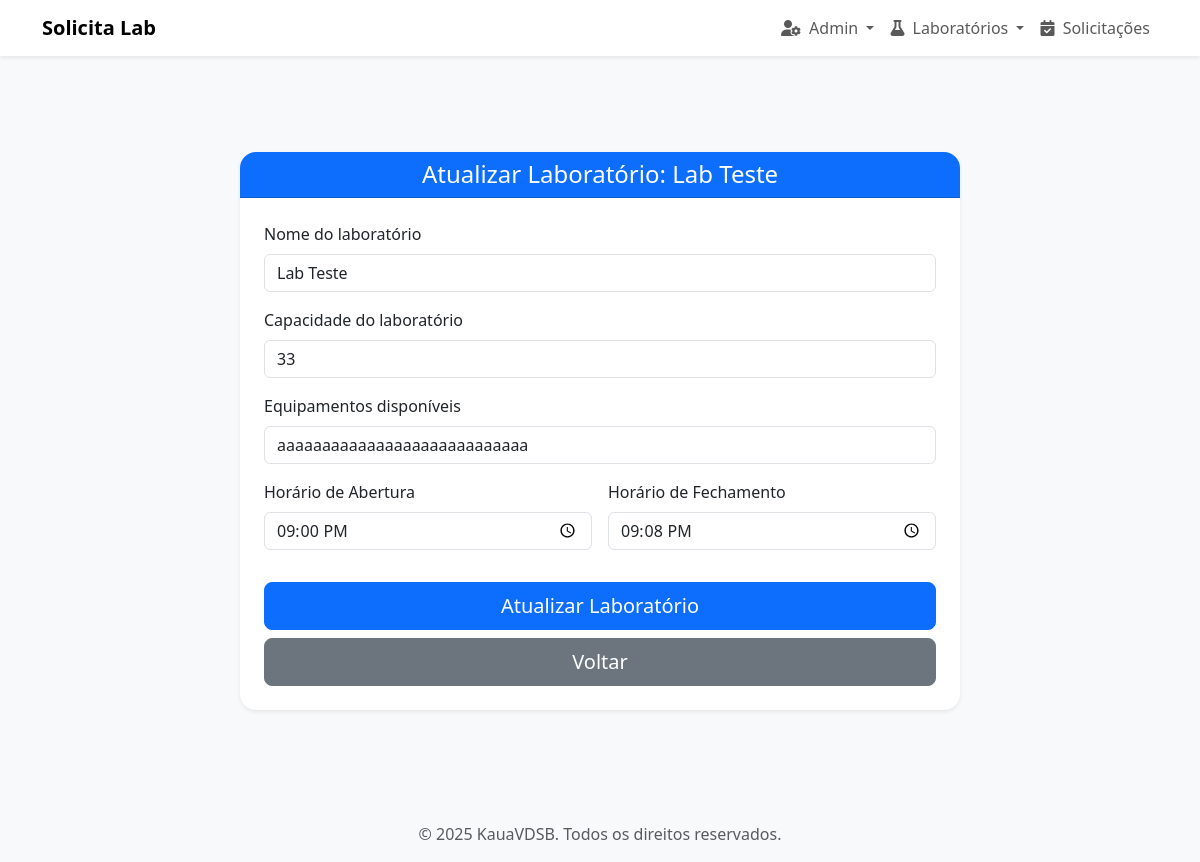
Screenshot of /labs/update/11 (signed in) with the database file from the repository.
### app/models.py (models this page shows)
class Laboratorio(db.Model):
    __tablename__ = 'labs'
    id = db.Column(db.Integer, primary_key=True)
    nome = db.Column(db.String(50), nullable=False)
    capacidade = db.Column(db.Integer, nullable=False)
    equipamentos = db.Column(db.String(200), nullable=False)
    abertura = db.Column(db.Time, nullable=False)
    fechamento = db.Column(db.Time, nullable=False)
    status = db.Column(db.String(12), default="Disponível", nullable=False)
    """ Relacao um-para-muitos: Um laboratorio pode ter muitas Solicitacoes.
        aponta para lab em Solicitacao.
    """
    solicitacoes = db.relationship(
        'Solicitacao', back_populates='lab', lazy=True
    )

### app/routes.py (the view, shortened to what this page needs)
@app.route("/labs/update/<int:lab_id>", methods=["GET", "POST"])
@login_required
def labs_update(lab_id):
    if not current_user.admin:
        flash('Acesso negado. Apenas administradores podem editar laboratórios.', 'danger')
        return redirect(url_for("homepage"))
    lab = Laboratorio.query.get(lab_id)
    if not lab:
        flash("Laboratório não encontrado.", "danger")
        return redirect(url_for("homepage"))
    form = LabUpdateForm(obj=lab)
    form.lab_id = lab_id
    return render_template("labs/update.html", form=form, lab=lab)

### app/forms.py (shortened to what this page needs)
class LabUpdateForm(FlaskForm):
    nome = StringField("Nome do laboratório", validators=[DataRequired()])
    capacidade = IntegerField("Capacidade do laboratório", validators=[DataRequired()])
    equipamentos = StringField("Equipamentos disponíveis", validators=[DataRequired()])
    abertura = TimeField("Horário de Abertura", validators=[DataRequired()])
    fechamento = TimeField("Horário de Fechamento", validators=[DataRequired()])
    submit = SubmitField("Atualizar Laboratório")

### app/models.py (called while the page is built)
@login_manager.user_loader #identificador da função
def load_user(user_id):
    return User.query.get(int(user_id)) #verificar dados do usuario do tal id

### app/templates/labs/update.html (shortened to what this page needs)
{% extends 'base/base_bs.html' %}
{% block content %}
<div class="container my-5">
    <div class="row justify-content-center">
        <div class="col-lg-8 col-md-10">
            <div class="card shadow-sm border-0 rounded-4">
                <div class="card-header bg-primary text-white rounded-top-4">
                    <h4 class="mb-0 text-center">Atualizar Laboratório: {{ lab.nome }}</h4>
                </div>
                <div class="card-body p-4">
                    <form action="{{ url_for('labs_update', lab_id=lab.id) }}" method="post">
                        <div class="mb-3">
                            {{ form.nome.label(class="form-label") }}
                            {{ form.nome(class="form-control", placeholder="Nome do Lab.") }}
                        </div>
                        <div class="mb-3">
                            {{ form.capacidade.label(class="form-label") }}
                            {{ form.capacidade(class="form-control", placeholder="Ex: 30") }}
                        </div>
                        <div class="mb-3">
                            {{ form.equipamentos.label(class="form-label") }}
                            {{ form.equipamentos(class="form-control", placeholder="Ex: 30 Computadores, 1 Projetor...") }}
                        </div>
                        <div class="row g-3">
                            <div class="col-md-6 mb-3">
                                {{ form.abertura.label(class="form-label") }}
                                {{ form.abertura(class="form-control", placeholder="Ex: 10:00") }}
                            </div>
                            <div class="col-md-6 mb-3">
                                {{ form.fechamento.label(class="form-label") }}
                                {{ form.fechamento(class="form-control", placeholder="Ex: 21:40") }}
                            </div>
                        </div>
                        <div class="d-grid gap-2">
                            {{ form.submit(class="btn btn-primary btn-lg mt-3") }}
                            <a href="{{ url_for('labs_list') }}" class="btn btn-secondary btn-lg">Voltar</a>
                        </div>
                    </form>
                </div>
            </div>
        </div>
    </div>
</div>
{% endblock %}

### rows the page displays
Laboratorio: nome "Lab Teste", capacidade "33", equipamentos "aaaaaaaaaaaaaaaaaaaaaaaaaaaa", abertura "21:00", fechamento "21:08"
